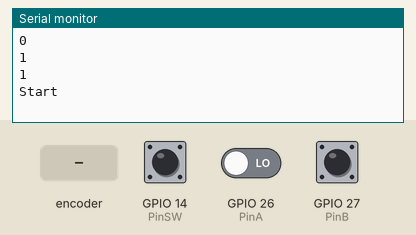
Simulated run of this program. Board: ESP32. Parts: the last lines printed to the serial monitor. Inputs (shaded band) come from the test bench; at power-on: GPIO 14 (PinSW) HIGH, GPIO 26 (PinA) LOW, GPIO 27 (PinB) HIGH.

Above: at 1.2 s.
1.3 s: rotary encoder on GPIO 26 (PinA) / GPIO 27 (PinB) turned 1 step (first pin leading)
At 1.9 s:
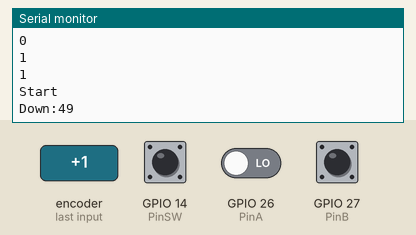
3.0 s: GPIO 14 (PinSW) pulled LOW for 0.15 s
At 4.3 s:
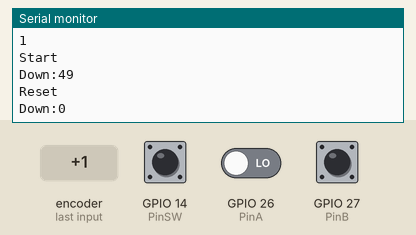
4.6 s: rotary encoder on GPIO 26 (PinA) / GPIO 27 (PinB) turned 1 step (first pin leading)
At 5.7 s:
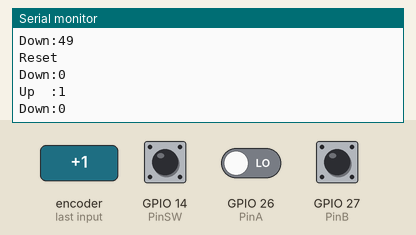

The program:

main.cpp
```cpp
#include <Arduino.h>
#include "math.h"
const int PinA = 26;
const int PinB = 27;
const int PinSW = 14;

int lastCount = 50;
volatile int virtualPosition = 50;

void isr(){

    static unsigned long lastInterruptTime = 0;
    unsigned long interruptTime = millis();

    if(interruptTime - lastInterruptTime > 5){

      if(digitalRead(PinB) == LOW) { virtualPosition--;}
      else { virtualPosition++;}

      virtualPosition = min(100, max(0, (int)virtualPosition));
      lastInterruptTime = interruptTime;
    }
}
// put function declarations here:


void setup() {
  // put your setup code here, to run once:
  Serial.begin(9600);
  pinMode(PinA, INPUT);
  pinMode(PinB, INPUT);

  pinMode(PinSW, INPUT_PULLUP);

  Serial.println(digitalRead(PinA));
  Serial.println(digitalRead(PinB));
  Serial.println(digitalRead(PinSW));

  attachInterrupt(digitalPinToInterrupt(PinA), isr, HIGH);

  Serial.println("Start");

}

void loop() {
  // put your main code here, to run repeatedly:
if ((!digitalRead(PinSW))) {
    virtualPosition = 0;
    while (!digitalRead(PinSW))
      delay(10);
    Serial.println("Reset");
  }

  // If the current rotary switch position has changed then update everything
  if (virtualPosition != lastCount) {

    // Write out to serial monitor the value and direction
    Serial.print(virtualPosition > lastCount ? "Up  :" : "Down:");
    Serial.println(virtualPosition);

    // Keep track of this new value
    lastCount = virtualPosition ;
  }

}

// put function definitions here:
```

Measured:
- after the input at 1.3 s, the serial monitor: prints a new line after 0.05 s (image 1)
- after the input at 3.0 s, the serial monitor: prints a new line after 0.15 s (image 2)
- after the input at 4.6 s, the serial monitor: prints a new line at once (image 3)
